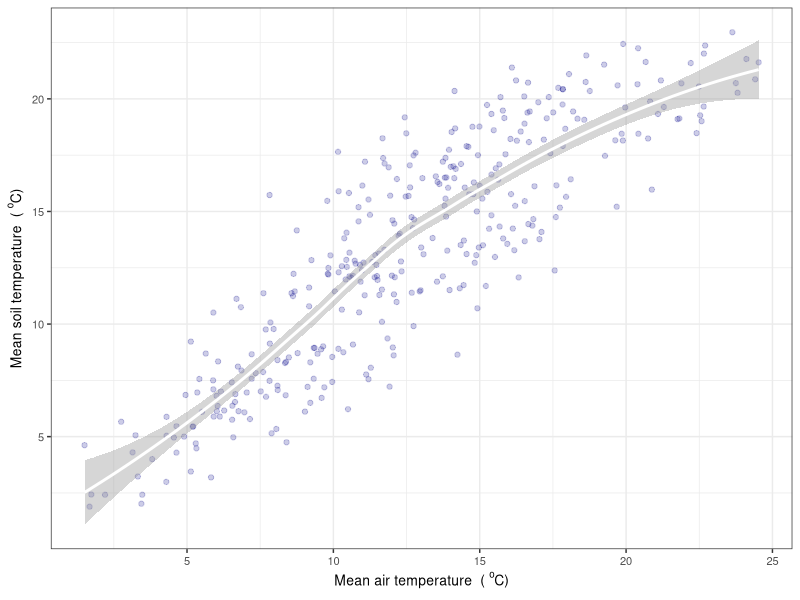
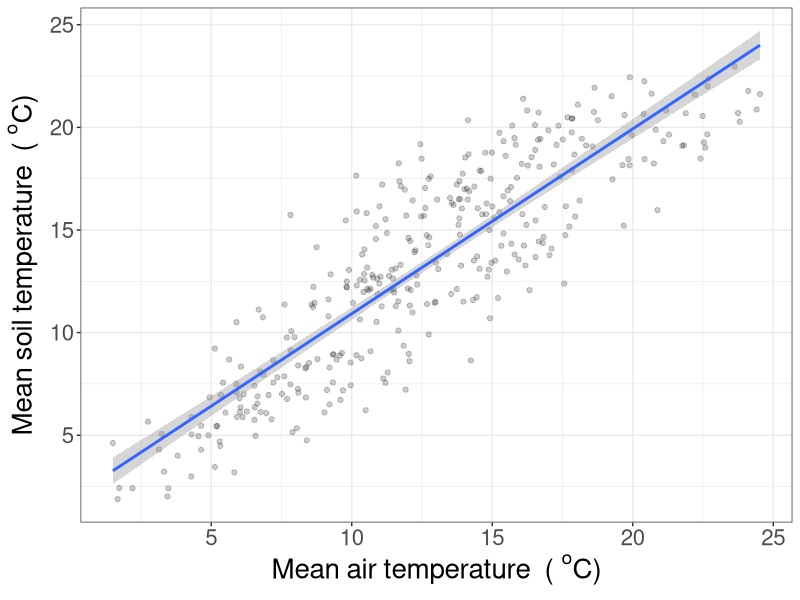
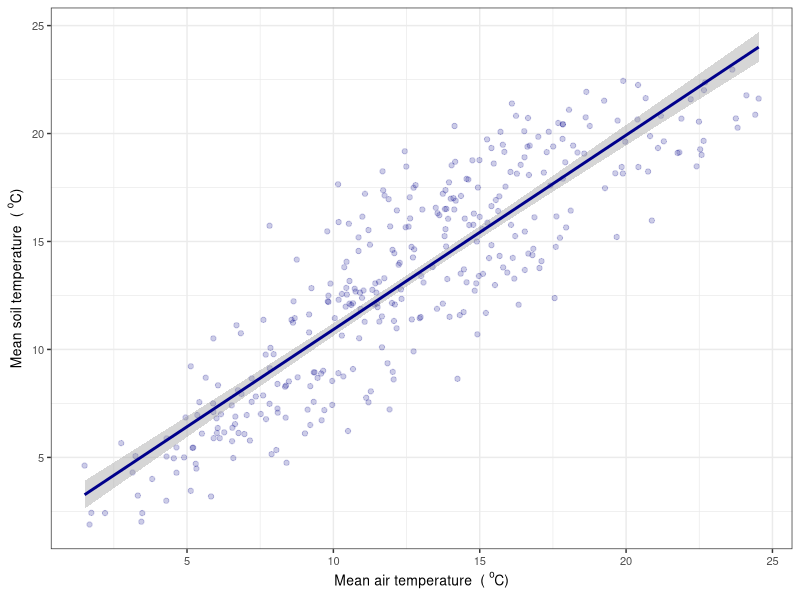

Write R code to recreate these figures, in order. (Note: this script raises an error after producing the figures.)
## ---- chunk 1
library(tidyr)
library (dplyr)
library (ggplot2)
library (lubridate)
library (scales)
library(knitr)
## ---- chunk 2

setwd("C:\\GitHubRepos\\SubCloverPhD\\SubClover\\Iv2_SoilAirTemp")
getwd()
#read soil and Air data 
df_file <- read.table("SoilTemp.txt", header=TRUE)
df_Air <- read.table("RawWeaIv2.txt", header=TRUE)

head(df_file)
head (df_Air)
#keep this scirpt for the real weather data

str(df_Air)


## ---- chunk 3

df_S <- df_file %>%
  mutate(Date = dmy(Date)) #(need to reformat date here)

df_A <-df_Air %>%
  mutate(Date = dmy(Date)) #(need to reformat date here)
  
  str(df_S)
  str(df_A)
  
df_AS <- merge(df_S,df_A, by="Date")
head(df_AS)

## ---- chunk 4

df_AS %>%
 #  select(Date, TempSoil10mm, MeanTt)%>%
 # summarise_each(funs(mean)) %>%
  ggplot(aes(x=MeanTt, y= TempSoil10mm))  +
  geom_point(colour= "darkblue", alpha=0.2) +
  #geom_line(colour= "brown")+
  stat_smooth(level = 0.9, size = 1, colour="white") + 
  theme_bw() +
  xlab(expression(Mean~air~temperature~~"( "^"o"*"C)"))+ 
  ylab(expression(Mean~soil~temperature~~"( "^"o"*"C)"))+
  theme(text = element_text(size=10))

  # #scale_x_date(date_breaks = "3 month", 
  #                date_labels = "%B",
  #                limits = as.Date(c('2015-06-01','2017-07-07')))



## ---- chunk 5

dfW <- df_AS%>%
  mutate(Tair=MeanTt)
  #subset(Date>"2015-07-27"  & Date<"2016-03-20")

dfW%>%
 #  select(Date, TempSoil10mm, MeanTt)%>%
 # summarise_each(funs(mean)) %>%
  ggplot(aes(x=MeanTt, y= TempSoil10mm))  +
  geom_point(colour= "black", alpha=0.2) +
  #geom_line(colour= "bl")+
  #stat_smooth(level = 0.9, size = 1, colour="white") + 
   geom_smooth(method='lm',formula=y~x)+
  theme_bw() +
  xlab(expression(Mean~air~temperature~~"( "^"o"*"C)"))+ 
  ylab(expression(Mean~soil~temperature~~"( "^"o"*"C)"))+
  theme(text = element_text(size=20))
  #theme(title =  element_text(size=14))
  

  # #scale_x_date(date_breaks = "3 month", 
  #                date_labels = "%B",
  #                limits = as.Date(c('2015-06-01','2017-07-07')))

write.table(dfW, "IversenTAirSoil.txt")

## ---- chunk 6
summary(lm(TempSoil10mm ~ MeanTt, dfW))
## ---- chunk 7

df_AS %>%
 #select(Date, TempSoil10mm, MeanTt)%>%
 # summarise_each(funs(mean)) %>%
  ggplot(aes(x=MeanTt, y= TempSoil10mm))  +
  geom_point(colour= "darkblue", alpha=0.2) +
  #geom_abline()+
  #stat_smooth (method = "lm",col = "darkblue") +
  stat_smooth (method = "lm",col = "darkblue", formula=y~x)+
  theme_bw() +
  xlab(expression(Mean~air~temperature~~"( "^"o"*"C)"))+
  ylab(expression(Mean~soil~temperature~~"( "^"o"*"C)"))+
  theme(text = element_text(size=10))

write.table(df_AS,"SoilAir.txt")


## ---- chunk 8


#then try lm 

fit1 <- lm(TempSoil10mm ~ MeanTt, df_AS)
summary (fit1)

cf <- round(coef(fit), 2)




## ---- chunk 9


grid.arrange(g2, g1)



